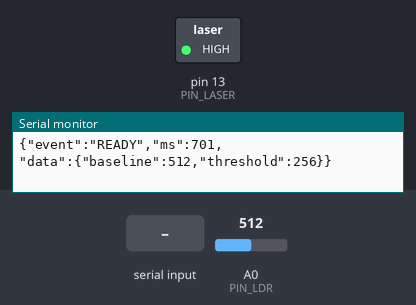
The sketch below on a simulated Arduino Mega 2560, built with avr-gcc and run on an emulated ATmega2560. On the bench: switched loads named in the sketch (green lamp = pin HIGH), the last lines printed to the serial monitor. The inputs (shaded band) are chosen by the test bench; at power-on: A0 (PIN_LDR) = 512.

Above: at 1.9 s.
2.0 s: "LASER OFF\n" received over Serial
At 2.7 s:
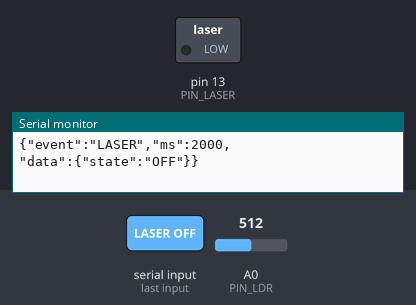
3.5 s: A0 (PIN_LDR) set to 262
5.0 s: A0 (PIN_LDR) set to 242
Timing chart, 0 to 8.0 s (numbered marks = the images above; inputs shaded):
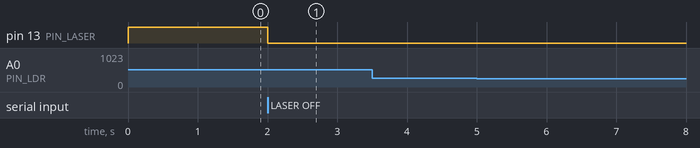

Measured:
- after the input at 2.0 s, pin 13 (PIN_LASER): HIGH → LOW at once
- after the input at 3.5 s, every drawn part: stays the same

The sketch:

LaserLapTimer.ino
```cpp
/*
 * LaserLapTimer - Firmware simplificado para cronometraje por laser
 * Hardware: Arduino Mega 2560 + KY-008 Laser + LDR con resistencia 20K
 *
 * Circuito LDR (divisor de voltaje):
 *   5V ---[LDR]---+---[20K]--- GND
 *                 |
 *                 A0
 *
 * KY-008: S→D13, +→5V, -→GND
 *
 * Protocolo serial: 115200 baud, JSON
 */

// ─── Pines ───
const int PIN_LASER = 13;
const int PIN_LDR   = A0;

// ─── Constantes ───
const unsigned long SERIAL_BAUD       = 115200;
const unsigned long MIN_LAP_MS        = 2000;    // Cooldown entre cortes
const unsigned long STREAM_INTERVAL_MS = 100;    // ~10 Hz streaming
const int           CALIBRATION_SAMPLES = 10;    // Muestras para baseline
const unsigned long STARTUP_DELAY_MS  = 500;     // Espera estabilizacion laser

// ─── Estado ───
int           baseline     = 0;
int           threshold    = 0;
bool          laserOn      = true;
bool          streamOn     = false;
unsigned long lastCutMs    = 0;
unsigned long lastStreamMs = 0;
String        cmdBuffer    = "";

// ─── Helpers JSON ───

void sendEvent(const char* event, const String& dataJson) {
  Serial.print("{\"event\":\"");
  Serial.print(event);
  Serial.print("\",\"ms\":");
  Serial.print(millis());
  Serial.print(",\"data\":{");
  Serial.print(dataJson);
  Serial.println("}}");
}

// ─── Calibracion ───

void calibrate() {
  long sum = 0;
  for (int i = 0; i < CALIBRATION_SAMPLES; i++) {
    sum += analogRead(PIN_LDR);
    delay(20);
  }
  baseline = sum / CALIBRATION_SAMPLES;
  threshold = baseline / 2;
}

// ─── Comandos ───

void processCommand(const String& cmd) {
  String c = cmd;
  c.trim();
  c.toUpperCase();

  if (c == "LDR") {
    int val = analogRead(PIN_LDR);
    String data = "\"value\":" + String(val) +
                  ",\"baseline\":" + String(baseline) +
                  ",\"threshold\":" + String(threshold);
    sendEvent("LDR_READ", data);
  }
  else if (c.startsWith("THRESHOLD ")) {
    int val = c.substring(10).toInt();
    if (val >= 0 && val <= 1023) {
      threshold = val;
      sendEvent("THRESHOLD_SET", "\"threshold\":" + String(threshold));
    } else {
      sendEvent("ERROR", "\"msg\":\"Threshold debe ser 0-1023\"");
    }
  }
  else if (c == "LASER ON") {
    laserOn = true;
    digitalWrite(PIN_LASER, HIGH);
    sendEvent("LASER", "\"state\":\"ON\"");
  }
  else if (c == "LASER OFF") {
    laserOn = false;
    digitalWrite(PIN_LASER, LOW);
    sendEvent("LASER", "\"state\":\"OFF\"");
  }
  else if (c == "STREAM ON") {
    streamOn = true;
    sendEvent("STREAM", "\"state\":\"ON\"");
  }
  else if (c == "STREAM OFF") {
    streamOn = false;
    sendEvent("STREAM", "\"state\":\"OFF\"");
  }
  else if (c == "TEST") {
    // Diagnostico: apaga laser, lee LDR, prende laser, lee LDR, compara
    digitalWrite(PIN_LASER, LOW);
    delay(300);
    int offVal = analogRead(PIN_LDR);
    digitalWrite(PIN_LASER, HIGH);
    delay(300);
    int onVal = analogRead(PIN_LDR);
    int diff = onVal - offVal;
    // Restaurar estado original del laser
    if (!laserOn) {
      digitalWrite(PIN_LASER, LOW);
    }
    String data = "\"ldr_off\":" + String(offVal) +
                  ",\"ldr_on\":" + String(onVal) +
                  ",\"diff\":" + String(diff) +
                  ",\"laser_detected\":" + (diff > 30 ? "true" : "false");
    sendEvent("TEST_RESULT", data);
  }
  else if (c == "PING") {
    sendEvent("PONG", "");
  }
  else if (c == "RESET") {
    lastCutMs = 0;
    calibrate();
    sendEvent("READY", "\"baseline\":" + String(baseline) +
                        ",\"threshold\":" + String(threshold));
  }
  else if (c.length() > 0) {
    sendEvent("ERROR", "\"msg\":\"Comando desconocido: " + cmd + "\"");
  }
}

// ─── Setup ───

void setup() {
  Serial.begin(SERIAL_BAUD);
  while (!Serial) { ; }

  pinMode(PIN_LASER, OUTPUT);
  digitalWrite(PIN_LASER, HIGH);
  laserOn = true;

  delay(STARTUP_DELAY_MS);

  calibrate();

  sendEvent("READY", "\"baseline\":" + String(baseline) +
                      ",\"threshold\":" + String(threshold));
}

// ─── Loop ───

void loop() {
  unsigned long now = millis();

  // Leer LDR
  int ldrValue = analogRead(PIN_LDR);

  // Detectar corte de haz
  if (ldrValue < threshold && (now - lastCutMs) >= MIN_LAP_MS) {
    lastCutMs = now;
    sendEvent("LDR_CUT", "\"value\":" + String(ldrValue));
  }

  // Streaming periodico
  if (streamOn && (now - lastStreamMs) >= STREAM_INTERVAL_MS) {
    lastStreamMs = now;
    sendEvent("LDR_STREAM", "\"value\":" + String(ldrValue));
  }

  // Procesar comandos serial
  while (Serial.available()) {
    char c = Serial.read();
    if (c == '\n' || c == '\r') {
      if (cmdBuffer.length() > 0) {
        processCommand(cmdBuffer);
        cmdBuffer = "";
      }
    } else {
      cmdBuffer += c;
    }
  }
}
```
